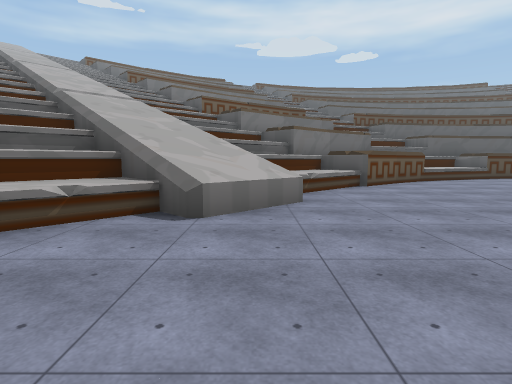
[1] (above)

21 first-person views from a walk through a Unity game level. The camera is 1.5 m above the floor, tilts 6° down and sees 80° across. The floor is counted in squares, 2 m on a side. Each view is taken from the middle of a square. On the plan, view 1 faces up. The plan holds only what a view shows up to about 10 squares ahead; the rest is blank. The place goes on beyond the plan. The player character is not drawn. Some animated figures are not drawn. Some surface patterns are stand-ins.

[2]
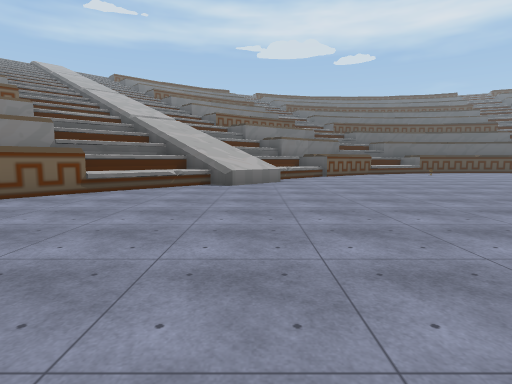

[3]
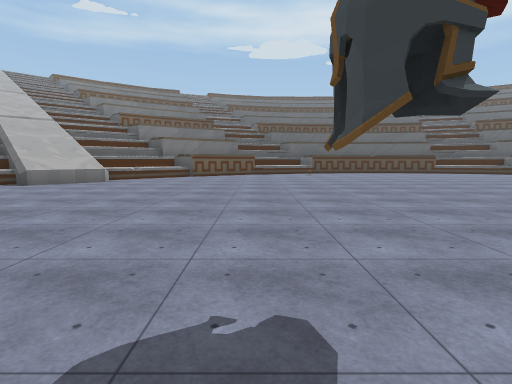

[4]
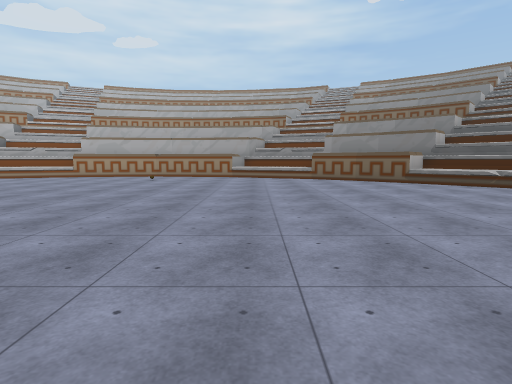

[5]
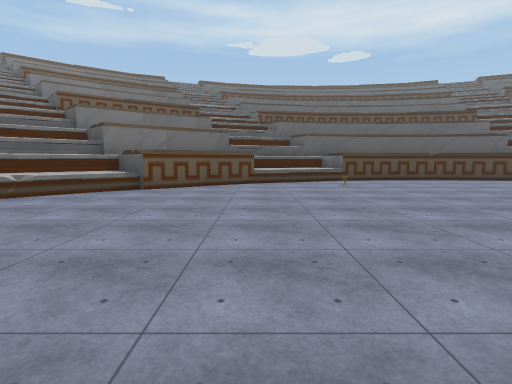

[6]
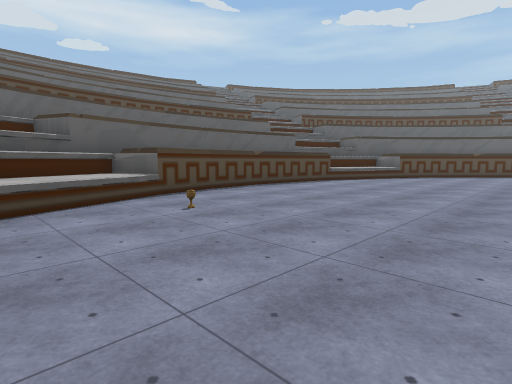

[7]
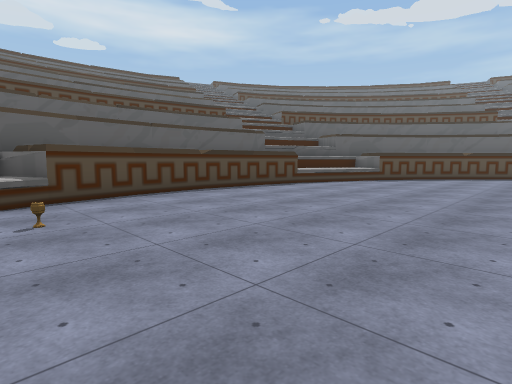

[8]
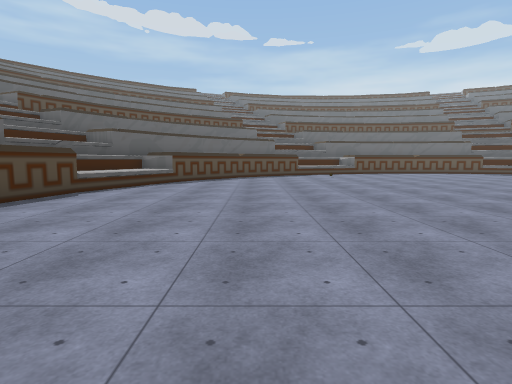

[9]
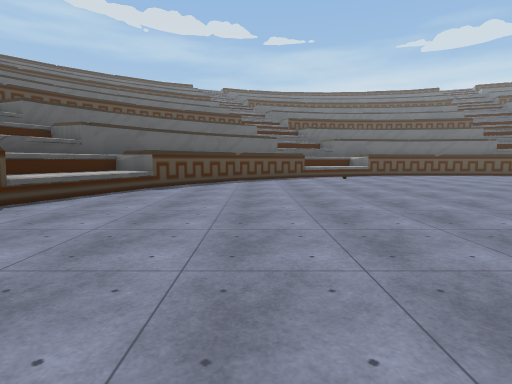

[10]
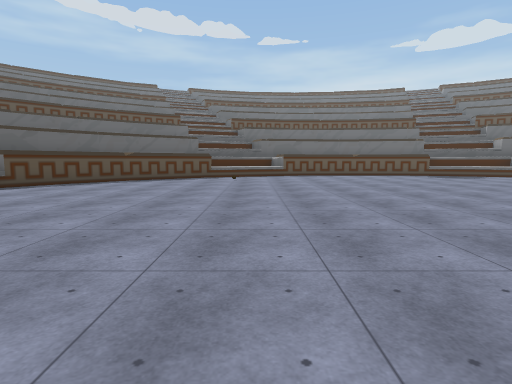

[11]
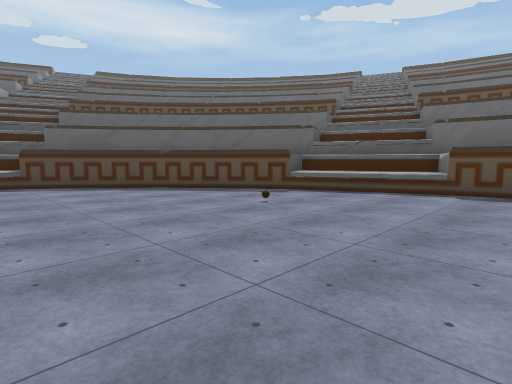

[12]
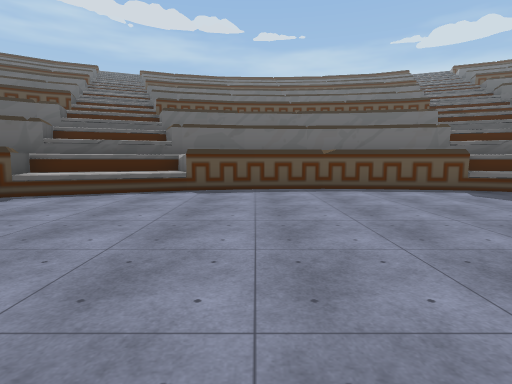

[13]
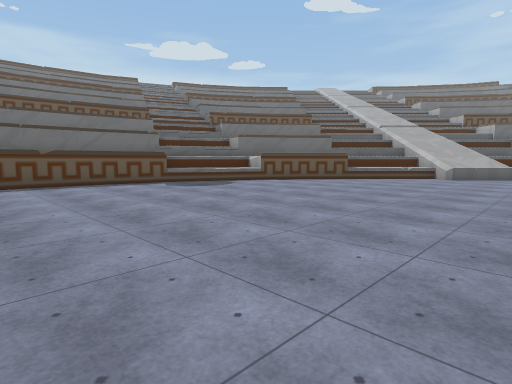

[14]
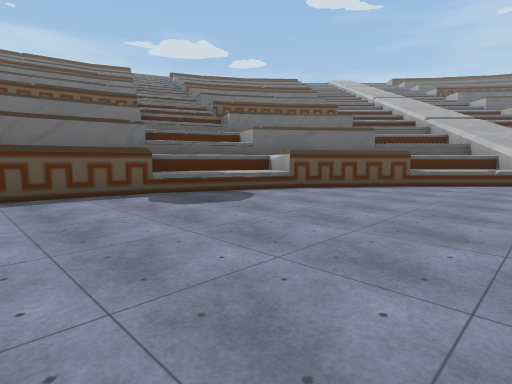

[15]
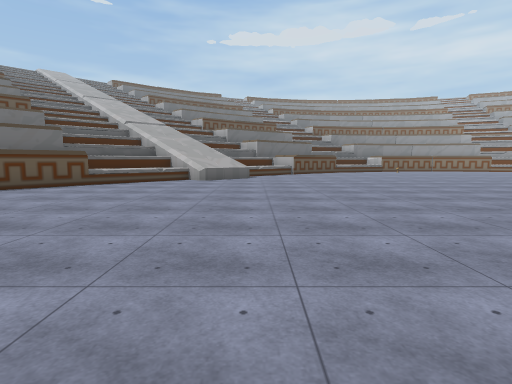

[16]
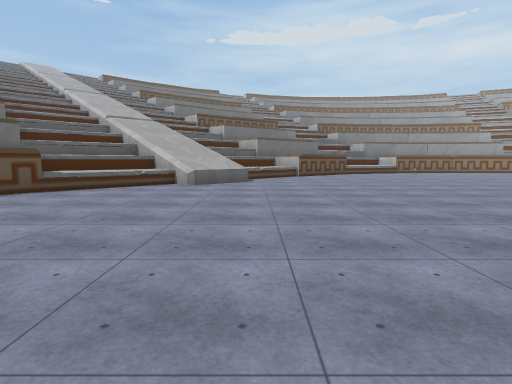

[17]
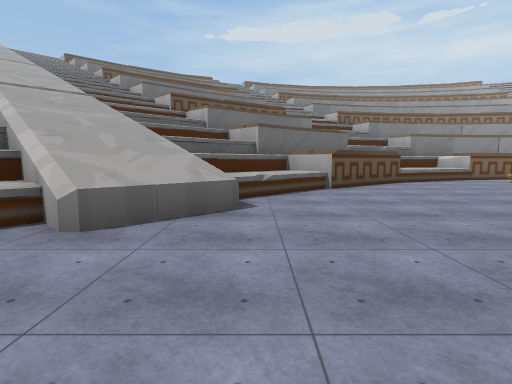

[18]
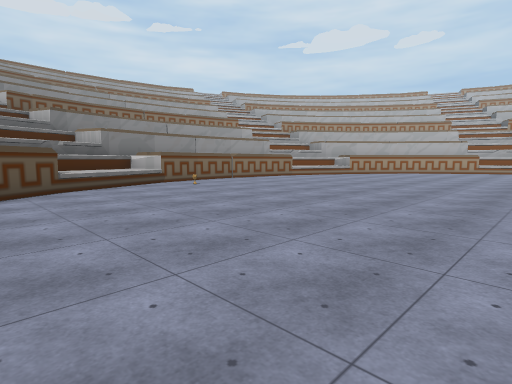

[19]
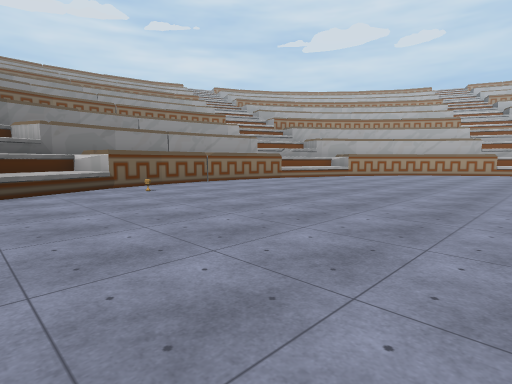

[20]
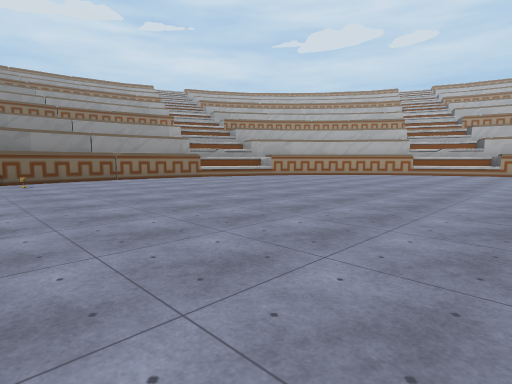

[21]
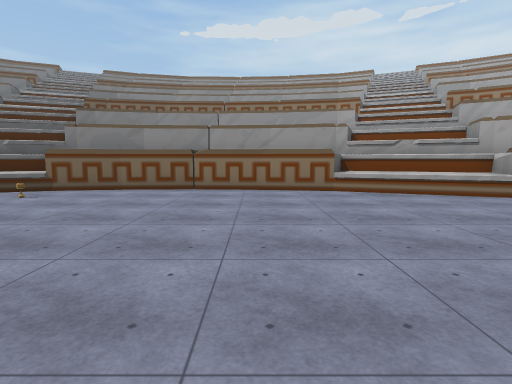

### Floor plan
Key: @ floor where view 1 was taken; # wall or solid block; . floor; = window, fence, low wall or low ledge; ^ raised ledge; O other object.
Columns run from 5 left of view 1 to 27 right of it. Each row starts with its distance up from view 1.
 13             #############
 12             ^^^......^^^^#
 11           ##^...........^##
 10        ####...O...........##
  9       #^#..................##
  8      #^^....................##
  7      ^^......................#
  6      ^=......................#^#
  5   ###^.....................O..^#
  4  #^^^.........................^^#
  3 #^^............................##
  2 ##.............................#
  1 #................  ............#
  0  ....@..........    ...........#
 -1  ...............     ..........#
 -2  ..............      ..........#
 -3  .............      ...........#
 -4  ............      ............#
 -5  ......... .      ............^^#
 -6  ........         ............^#
 -7  .......         .............^#
 -8  .....          .............###
 -9  ....    ...................##
-10  ..........................##
-11  .........................^^#
-12     ....................=^^##
-13      ..................^^###
-14      ..................^###
-15       ................^^
-16       ...............^^#
-17      ...............#^##
-18      ..............####
-19     ^.........O..^##
-20    #^^^........^^^
-21     ##^########^##
-22       ##      ##

Where each view was taken, in squares from view 1:
view 1: 0 up, 0 right, facing up
view 2: 5 down, 0 right, facing up
view 3: 5 down, 6 right, facing up
view 4: 3 down, 6 right, facing left
view 5: 1 up, 6 right, facing up
view 6: 6 up, 6 right, facing up-right
view 7: 6 up, 8 right, facing up-right
view 8: 8 up, 9 right, facing right
view 9: 8 up, 11 right, facing right
view 10: 4 up, 11 right, facing right
view 11: 1 up, 18 right, facing up-right
view 12: 1 up, 18 right, facing right
view 13: 1 up, 16 right, facing down-right
view 14: 1 down, 19 right, facing down-right
view 15: 1 down, 17 right, facing down
view 16: 3 down, 17 right, facing down
view 17: 9 down, 17 right, facing down
view 18: 11 down, 14 right, facing down-left
view 19: 12 down, 12 right, facing down-left
view 20: 9 down, 10 right, facing down-left
view 21: 13 down, 4 right, facing down
